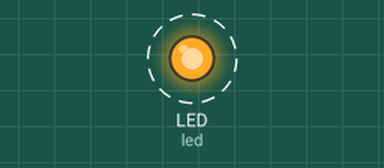
This program was run on a simulated CircuitPython board. Shown: output pins drawn as LEDs (lit = HIGH). Dashed ring = blinking.

Above: at 0.2 s.
Timing chart, 0 to 3.0 s (numbered marks = the images above):
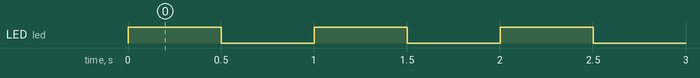

The program:

circuitPythonBlinkLight.py
```python
"""
CircuitPython to make the LED light on the Pico blink
"""

import time
import board
import digitalio

# pin for offboard LED, 25 for onboard LED
led = digitalio.DigitalInOut(board.LED)
led.direction = digitalio.Direction.OUTPUT

while True:
    # Does CircuitPython have a "toggle"? If not, make one?
    led.value = True
    time.sleep(0.5)
    led.value = False
    time.sleep(0.5)
```

Measured:
- by itself, LED (led): alternates HIGH for 0.50 s and LOW for 0.50 s
